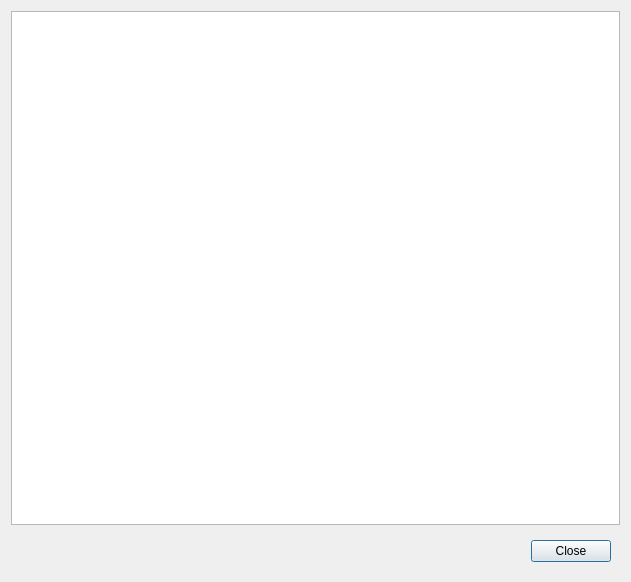
<?xml version="1.0" encoding="UTF-8"?>
<ui version="4.0">
 <class>Dialog</class>
 <widget class="QDialog" name="Dialog">
  <property name="geometry">
   <rect>
    <x>0</x>
    <y>0</y>
    <width>631</width>
    <height>582</height>
   </rect>
  </property>
  <property name="windowTitle">
   <string>Dialog</string>
  </property>
  <layout class="QVBoxLayout" name="verticalLayout">
   <item>
    <widget class="QListWidget" name="listWidget"/>
   </item>
   <item>
    <widget class="QWidget" name="widget" native="true">
     <layout class="QGridLayout" name="gridLayout">
      <item row="0" column="0">
       <spacer name="horizontalSpacer">
        <property name="orientation">
         <enum>Qt::Horizontal</enum>
        </property>
        <property name="sizeHint" stdset="0">
         <size>
          <width>484</width>
          <height>20</height>
         </size>
        </property>
       </spacer>
      </item>
      <item row="0" column="1">
       <widget class="QPushButton" name="close_btn">
        <property name="text">
         <string>Close</string>
        </property>
       </widget>
      </item>
     </layout>
    </widget>
   </item>
  </layout>
 </widget>
 <resources/>
 <connections/>
</ui>
